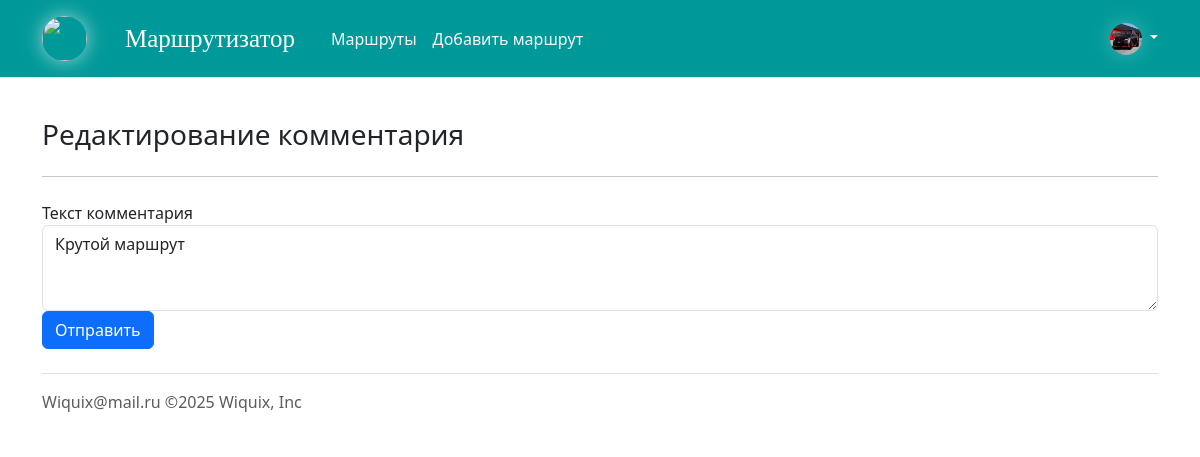
Screenshot of /edit_comment/1 (signed in) with the database file from the repository.
### instance/DataBase.py (models this page shows)
class Users(db.Model, UserMixin):
    id = db.Column(db.Integer, primary_key=True)
    email = db.Column(db.String, unique=True)
    username = db.Column(db.String, unique=True)
    password = db.Column(db.String, nullable=False)
    ava = db.Column(db.String, nullable=False)
    admin = db.Column(db.Integer)
    verified = db.Column(db.Integer)

class Comments(db.Model, UserMixin):
    id = db.Column(db.Integer, primary_key=True)
    user_id = db.Column(db.Integer)
    route_id = db.Column(db.Integer)
    text = db.Column(db.String)
    check_admin = db.Column(db.Integer)

### main.py (the view, shortened to what this page needs)
@app.route('/edit_comment/<int:id>', methods=["POST", "GET"])
def edit_comment(id):
    comment = Comments.query.filter_by(id=id).first()
    if current_user.is_authenticated and (current_user.id == comment.user_id or current_user.admin == 1):
        if request.method == "GET":
            return render_template("edit_comment.html", comment=comment)
    else:
        flash('Нет доступа', "danger")
        return redirect('/')

### main.py (called while the page is built)
@manager.user_loader
def load_user(user_id):
    return Users.query.get(user_id)

### templates/edit_comment.html (shortened to what this page needs)
{% extends 'base.html' %}
{% block main %}
    <br>
    <h3 id="header-elem">Редактирование комментария</h3>
    <hr class="my-4">
    <form method="post" enctype="multipart/form-data" id="form">
    <div class="form-group">
        <label for="text">Текст комментария</label>
        <textarea class="form-control" id="text" name="text" rows="3">{{ comment.text }}</textarea>
    </div>
<input type="submit" class="btn btn-primary" value="Отправить">
    </form>
{% endblock %}

### templates/base.html (shortened to what this page needs)
<!doctype html>
<html lang="ru">
  <head>
    <link href="https://cdn.jsdelivr.net/npm/bootstrap@5.3.0-alpha1/dist/css/bootstrap.min.css" rel="stylesheet">
    <link href="https://getbootstrap.com/docs/5.3/assets/css/docs.css" rel="stylesheet">
  </head>
  <body>
  <header class="p-3 mb-3 bg border-bottom">
    <div class="container">
      <div class="d-flex flex-wrap align-items-center justify-content-center justify-content-lg-start">
        <a href="/"><img src="{{ url_for('static', filename='ico/ico.png') }}" width="45" height="45" class="rounded-circle md" style="box-shadow:0px 0px 19px rgb(255 255 255 / 60%)"></a>
        <a href="/" class="nav-link px-2 link-light"><font face="Franklin Gothic Medium" class="main-name">Маршрутизатор</font></a>
        <ul class="nav col-12 col-lg-auto me-lg-auto mb-2 justify-content-center mb-md-0">
          <li><a href="/all_routes/def" class="nav-link px-2 link-light">Маршруты</a></li>
          {% if current_user.is_authenticated %}
          <li><a href="/add_route" class="nav-link px-2 link-light">Добавить маршрут</a></li>
          {% endif %}
        </ul>
        {% if current_user.is_authenticated %}
          <div class="dropdown text-end">
            <a href="#" class="d-block link-light text-decoration-none dropdown-toggle" data-bs-toggle="dropdown" aria-expanded="false">
              <img src="/static/img/{{ current_user.ava }}" alt="ава" width="32" height="32" class="rounded-circle" style="box-shadow:0px 0px 19px rgb(255 255 255 / 25%)">
            </a>
          </div>
        {% else %}
          <div class="btn-group">
            <a href="/sign-up" class="btn text-white" style="background-color: #00BC00">Зарегистрироваться</a>
            <a href="/login" class="btn btn btn-light text-primary" style="border: 1px solid #FFFFFF">Войти</a>
          </div>
        {% endif %}
      </div>
    </div>
  </header>
<div class="container">
  {% block main %}
      {% endblock %}
</div>
  <div class="container">
    <footer class="d-flex flex-wrap justify-content-between align-items-center py-3 my-4 border-top">
      <div class="col-md-4 d-flex align-items-center">
        <span class="mb-3 mb-md-0 text-muted">  Wiquix@mail.ru   ©2025 Wiquix, Inc
        </span>
      </div>
    </footer>
  </div>
  </body>
</html>

### templates/base.html (style rules this page uses)
.md { margin-right: 30px }
.main-name { font-size: 25px; margin-right: 20px; color: #FFFFFF; }
.bg { background-color: #009999 }

### rows the page displays
Users: ava (picture)
Comments: text "Крутой маршрут"
